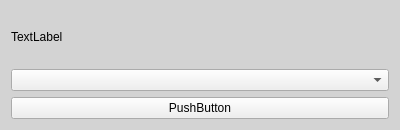
<?xml version="1.0" encoding="UTF-8"?>
<ui version="4.0">
 <class>Form</class>
 <widget class="QWidget" name="Form">
  <property name="geometry">
   <rect>
    <x>0</x>
    <y>0</y>
    <width>400</width>
    <height>130</height>
   </rect>
  </property>
  <property name="windowTitle">
   <string>Form</string>
  </property>
  <property name="styleSheet">
   <string notr="true">background-color: lightgray;</string>
  </property>
  <layout class="QGridLayout" name="gridLayout">
   <item row="1" column="0">
    <widget class="QComboBox" name="daq_cb">
     <property name="styleSheet">
      <string notr="true">background-color: Pale gray;</string>
     </property>
    </widget>
   </item>
   <item row="0" column="0">
    <widget class="QLabel" name="daq_lb">
     <property name="text">
      <string>TextLabel</string>
     </property>
    </widget>
   </item>
   <item row="2" column="0">
    <widget class="QPushButton" name="load_conf_bt">
     <property name="styleSheet">
      <string notr="true">background-color: Pale gray;</string>
     </property>
     <property name="text">
      <string>PushButton</string>
     </property>
    </widget>
   </item>
  </layout>
 </widget>
 <resources/>
 <connections/>
</ui>
